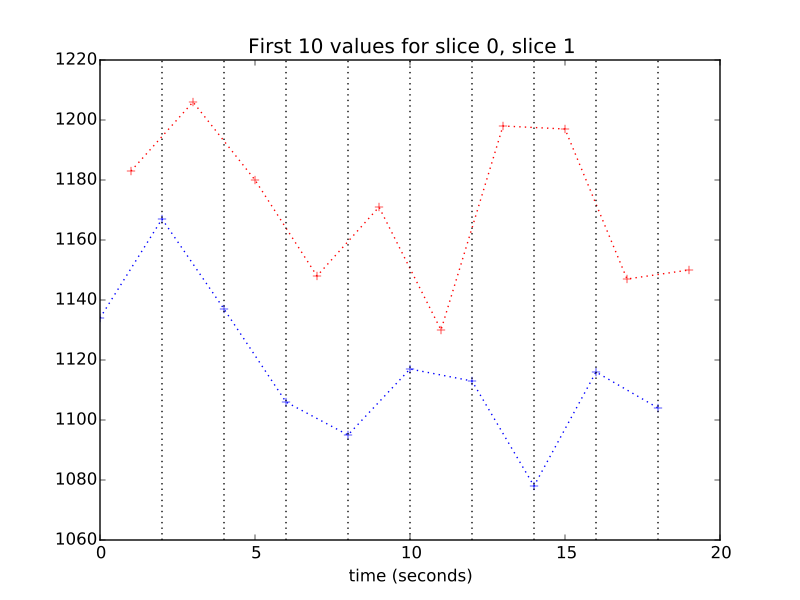

The Python source for this figure:
plt.plot(times_slice_0[:10], time_course_slice_0[:10], 'b:+')
plt.plot(times_slice_1[:10], time_course_slice_1[:10], 'r:+')
plt.title('First 10 values for slice 0, slice 1')
plt.xlabel('time (seconds)')  # doctest: +SKIP
min_y, max_y = plt.ylim()
for i in range(1, 10):
    t = times_slice_0[i]
    plt.plot([t, t], [min_y, max_y], 'k:')
